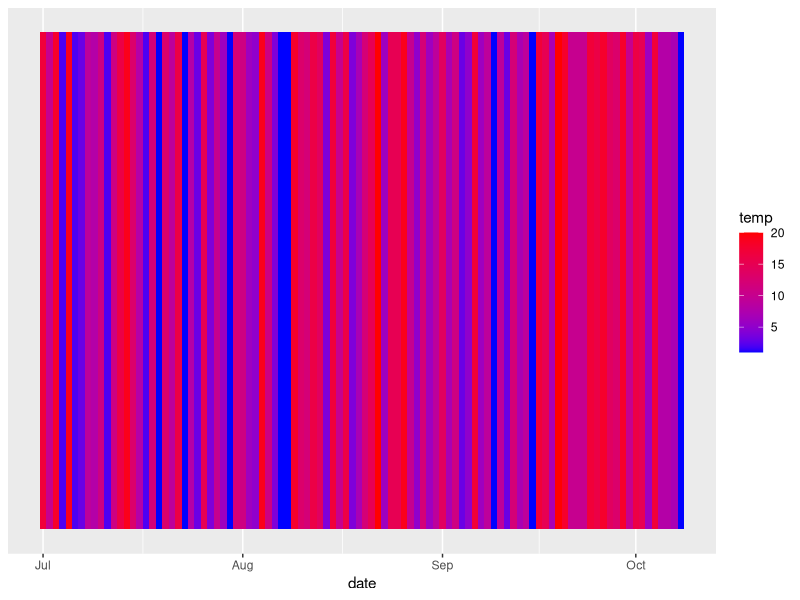

Reproduce this figure in R.
### Heat map
###


dat <- data.frame(temp = sample(20,100, replace=TRUE),
                  date=seq(as.Date("2011-07-01"), by=1, len=100))


require(ggplot2)

ggplot(dat, aes(x = date, y = 1)) +
  geom_tile(aes(fill = temp)) +
  scale_fill_gradient(low = "blue", high = "red") +
  labs(y = NULL) +
  scale_y_continuous(breaks = NULL)
